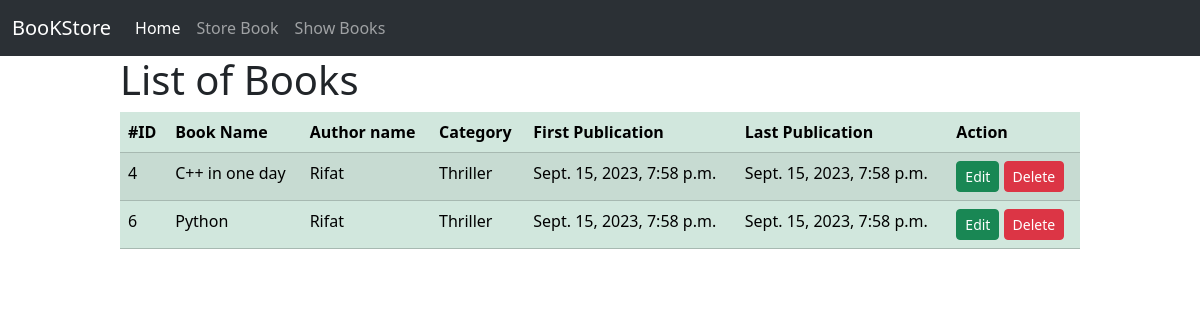
/show_books/, run on an earlier commit of the app's database.
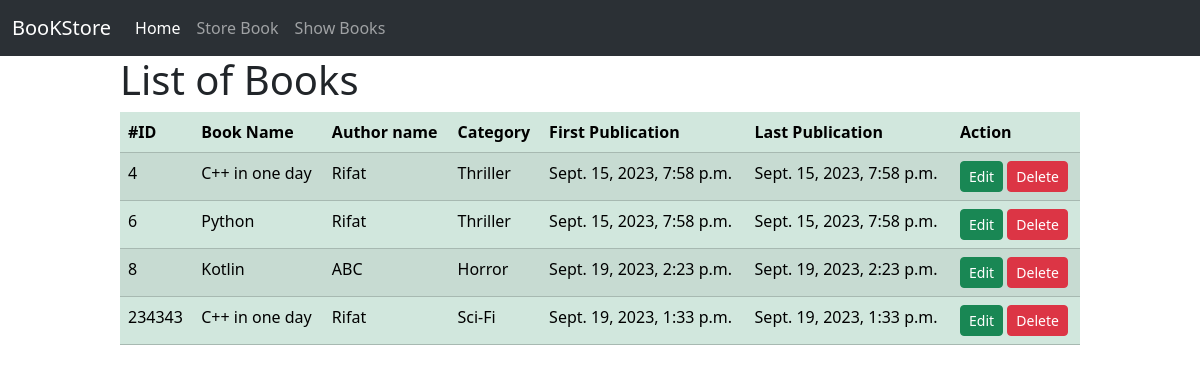
And on a later commit of the database.
### book/models.py (models this page shows, shortened)
class BookStoreModel(models.Model):
    CATEGORY = (
        ('Mystery','Mystery'),
        ('Thriller','Thriller'),
        ('Sci-Fi','Sci-Fi'),
        ('Humor','Humor'),
        ('Horror','Horror'),
    )
    id = models.IntegerField(primary_key=True)
    book_name = models.CharField(max_length=30)
    book_author = models.CharField(max_length=20)
    category = models.CharField(max_length=30, choices=CATEGORY)
    first_published = models.DateTimeField(auto_now_add=True) # django ekdom first data
    last_published = models.DateTimeField(auto_now=True) # erpor joto update korbo sei date dethabe

### book/views.py (the view)
# urls.py: path('show_books/',views.BookListView.as_view(),name="show_books"),
class BookListView(ListView):
    model = BookStoreModel
    template_name = 'show_book.html'
    context_object_name = 'data'
    def get_template_names(self):
        if self.request.user.is_superuser:
            template_name = 'superuser.html'
        elif self.request.user.is_staff:
            template_name='isStaff.html'
        else:
            template_name = self.template_name
        return [template_name]

### book/templates/show_book.html
{% extends "base.html" %}
{% block content %}
<div style="width : 80% ; margin : auto">
    <h1>List of Books</h1>
    {% if data %}
    <table class="table table-success table-striped">
        <thead>
          <tr>
            <th scope="col">#ID</th>
            <th scope="col">Book Name</th>
            <th scope="col">Author name</th>
            <th scope="col">Category</th>
            <th scope="col">First Publication</th>
            <th scope="col"> Last Publication</th>
            <th scope="col"> Action</th>
          </tr>
        </thead>
        <tbody>
            {% for i in data %}
            <tr>
              <td>{{i.id}}</td>
              <td>{{i.book_name}}</td>
              <td>{{i.book_author}}</td>
              <td>{{i.category}}</td>
              <td>{{i.first_published}}</td>
              <td>{{i.last_published}}</td>
              <td><a class ="btn btn-success btn-sm" href="{% url 'edit_book' id=i.id %}">Edit</a>
                <a class="btn btn-danger btn-sm" href="{% url 'delete_book' id=i.id %}">Delete</a>
              </td>
            </tr>
            {% endfor %}
        </tbody>
      </table>
      {% else %}
      <h3>  No data available </h3>
      {% endif %}
</div>
{% endblock content %}

What changed in the data, as far as the page shows it:
added BookStoreModel: id "8", book_name "Kotlin", book_author "ABC", category "Horror", first_published "Sept. 19, 2023, 2:23 p.m.", last_published "Sept. 19, 2023, 2:23 p.m."
added BookStoreModel: id "234343", book_name "C++ in one day", book_author "Rifat", category "Sci-Fi", first_published "Sept. 19, 2023, 1:33 p.m.", last_published "Sept. 19, 2023, 1:33 p.m."
